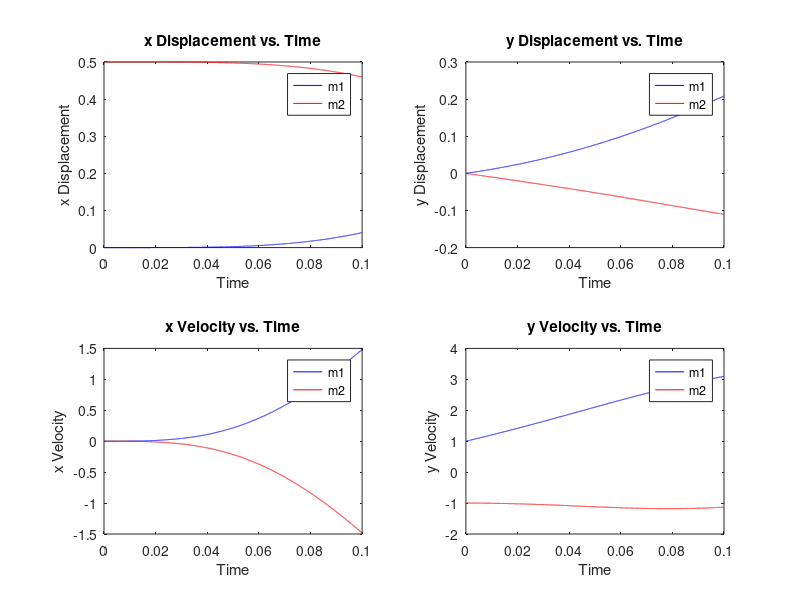

Reproduce this figure in MATLAB.
% Define system parameters
m1 = 1;       % Mass of m1 in kg
m2 = 1;       % Mass of m2 in kg
k = 1000;     % Spring stiffness in N/m
c = 5;        % Damping coefficient in Ns/m
l = 0.5;      % Free length of the spring in m
g = 9.81;     % Acceleration due to gravity in m/s^2

% Initial conditions
x1_initial = 0;
y1_initial = 0;
vx1_initial = 0;
vy1_initial = 1;

x2_initial = 1/2;
y2_initial = 0;
vx2_initial = 0;
vy2_initial = -1;

% Time step
dt = 1e-5;

% Number of time steps
num_steps = 10000;

% Initialize arrays to store positions and velocities
x1 = zeros(1, num_steps);
y1 = zeros(1, num_steps);
vx1 = zeros(1, num_steps);
vy1 = zeros(1, num_steps);

x2 = zeros(1, num_steps);
y2 = zeros(1, num_steps);
vx2 = zeros(1, num_steps);
vy2 = zeros(1, num_steps);

% Set initial conditions
x1(1) = x1_initial;
y1(1) = y1_initial;
vx1(1) = vx1_initial;
vy1(1) = vy1_initial;

x2(1) = x2_initial;
y2(1) = y2_initial;
vx2(1) = vx2_initial;
vy2(1) = vy2_initial;

% Euler explicit integration
for i = 1:num_steps-1
    % Calculate forces
    spring_force = k * (sqrt((x2(i) - x1(i))^2 + (y2(i) - y1(i))^2) - l);
    damping_force_x = c * (vx2(i) - vx1(i));
    damping_force_y = c * (vy2(i) - vy1(i));
    
    % Calculate accelerations
    ax1 = (spring_force * (x2(i) - x1(i))) / (m1 * sqrt((x2(i) - x1(i))^2 + (y2(i) - y1(i))^2)) - damping_force_x / m1;
    ay1 = (spring_force * (y2(i) - y1(i))) / (m1 * sqrt((x2(i) - x1(i))^2 + (y2(i) - y1(i))^2)) - damping_force_y / m1 + g;
    
    ax2 = (-spring_force * (x2(i) - x1(i))) / (m2 * sqrt((x2(i) - x1(i))^2 + (y2(i) - y1(i))^2)) + damping_force_x / m2;
    ay2 = (-spring_force * (y2(i) - y1(i))) / (m2 * sqrt((x2(i) - x1(i))^2 + (y2(i) - y1(i))^2)) + damping_force_y / m2 + g;
    
    % Update velocities and positions using Euler method
    vx1(i+1) = vx1(i) + ax1 * dt;
    vy1(i+1) = vy1(i) + ay1 * dt;
    
    x1(i+1) = x1(i) + vx1(i+1) * dt;
    y1(i+1) = y1(i) + vy1(i+1) * dt;
    
    vx2(i+1) = vx2(i) + ax2 * dt;
    vy2(i+1) = vy2(i) + ay2 * dt;
    
    x2(i+1) = x2(i) + vx2(i+1) * dt;
    y2(i+1) = y2(i) + vy2(i+1) * dt;
end

% Plot the results
time = (0:num_steps-1) * dt;
figure;
subplot(2,2,1);
plot(time, x1, 'b', time, x2, 'r');
xlabel('Time');
ylabel('x Displacement');
legend('m1', 'm2');
title('x Displacement vs. Time');

subplot(2,2,2);
plot(time, y1, 'b', time, y2, 'r');
xlabel('Time');
ylabel('y Displacement');
legend('m1', 'm2');
title('y Displacement vs. Time');

subplot(2,2,3);
plot(time, vx1, 'b', time, vx2, 'r');
xlabel('Time');
ylabel('x Velocity');
legend('m1', 'm2');
title('x Velocity vs. Time');

subplot(2,2,4);
plot(time, vy1, 'b', time, vy2, 'r');
xlabel('Time');
ylabel('y Velocity');
legend('m1', 'm2');
title('y Velocity vs. Time');
